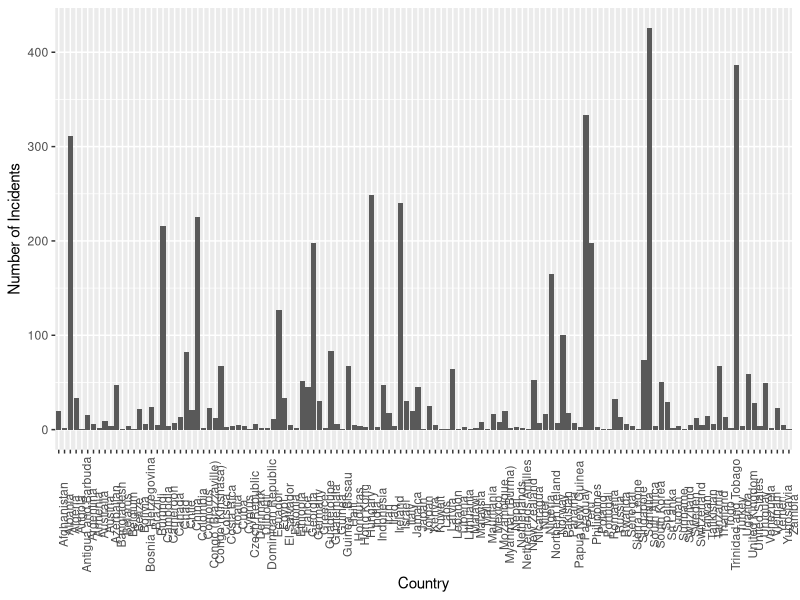
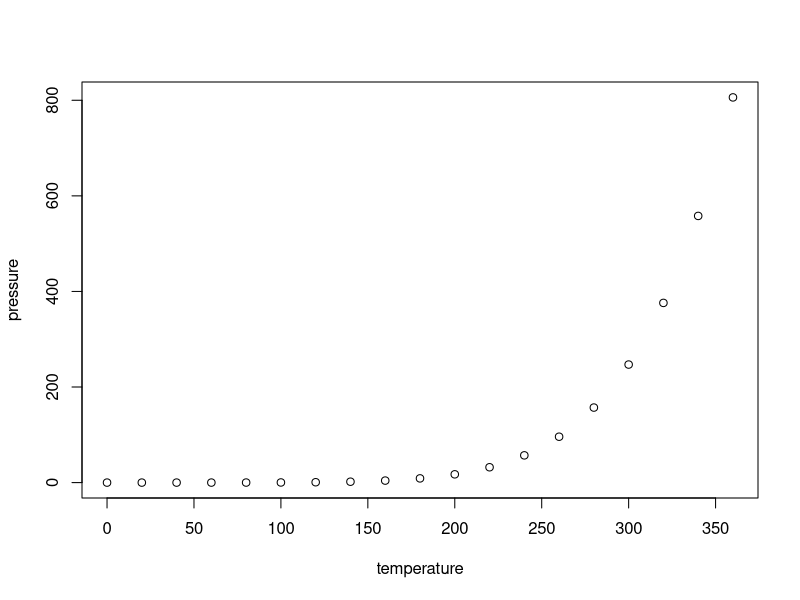

Generate these figures, in order, with R:
## ---- chunk 1
knitr::opts_chunk$set(echo = TRUE)
## ---- chunk 2
data <- readr::read_csv(file = "data/country_stats_1993_appendix2.csv")

library(ggplot2)
g <- ggplot(
 data = data,
 mapping = aes(y = `Number of Incidents`, x = `Country`)
)

g <- g + geom_col()
g <- g + theme(axis.text.x = element_text(angle = 90))
g
## ---- chunk 3
plot(pressure)
